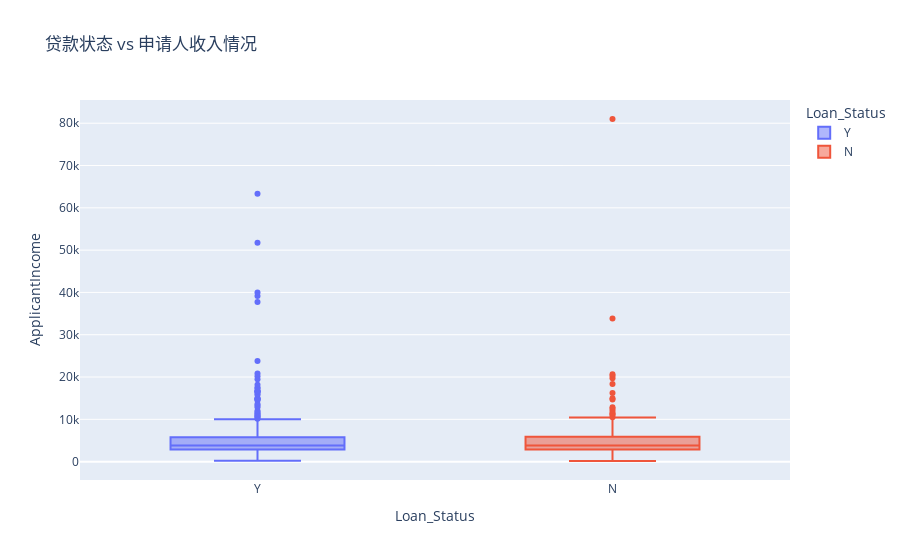

Source (notebook cell):
### Markdown cell above
现在我们来看看贷款申请人的收入和贷款状况之间的关系

### Code cell
import plotly.express as px
fig_income = px.box(df,x='Loan_Status',
                    y='ApplicantIncome',
                    color="Loan_Status",
                    title='贷款状态 vs 申请人收入情况')
fig_income.show()

### Figure 1 — Plotly figure (JSON) as saved in the notebook; plotly's stock layout.template omitted (floating-point values rounded to 4 significant figures; data arrays with more than 128 entries replaced by an {"elided": "..."} marker saying what was removed)
{"data": [{"alignmentgroup": "True", "hovertemplate": "Loan_Status=%{x}<br>ApplicantIncome=%{y}<extra></extra>", "legendgroup": "Y", "marker": {"color": "#636efa"}, "name": "Y", "notched": false, "offsetgroup": "Y", "orientation": "v", "showlegend": true, "type": "box", "x": {"elided": "422 str values"}, "x0": " ", "xaxis": "x", "y": {"elided": "422 int values"}, "y0": " ", "yaxis": "y"}, {"alignmentgroup": "True", "hovertemplate": "Loan_Status=%{x}<br>ApplicantIncome=%{y}<extra></extra>", "legendgroup": "N", "marker": {"color": "#EF553B"}, "name": "N", "notched": false, "offsetgroup": "N", "orientation": "v", "showlegend": true, "type": "box", "x": {"elided": "192 str values"}, "x0": " ", "xaxis": "x", "y": {"elided": "192 int values"}, "y0": " ", "yaxis": "y"}], "layout": {"boxmode": "overlay", "legend": {"title": {"text": "Loan_Status"}, "tracegroupgap": 0}, "title": {"text": "贷款状态 vs 申请人收入情况"}, "xaxis": {"anchor": "y", "categoryarray": ["Y", "N"], "categoryorder": "array", "domain": [0, 1], "title": {"text": "Loan_Status"}}, "yaxis": {"anchor": "x", "domain": [0, 1], "title": {"text": "ApplicantIncome"}}}}
